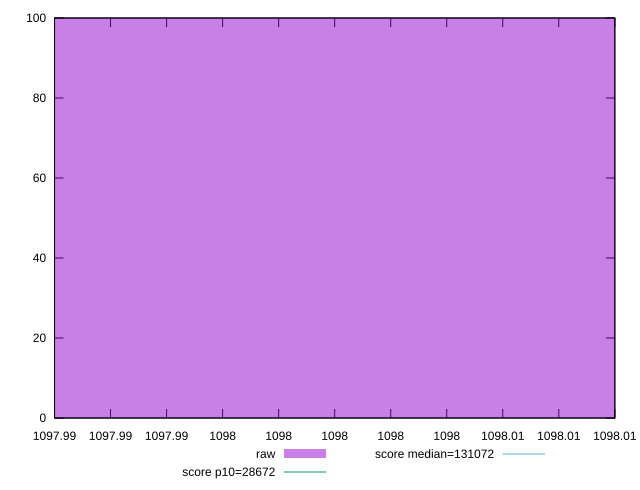

Generate this figure with gnuplot:
reset

$raw <<EOF
1098 100
EOF

set key outside below
set boxwidth 0.1
set xrange [1097.99:1098.01]
set yrange [0:100]
set trange [0:100]
set style fill transparent solid 0.5 noborder

set parametric
set terminal svg size 640, 490 enhanced background rgb 'white'
set output "report_00007_2020-12-11T15:55:29.892Z/uses-long-cache-ttl/samples/pages+cached+noexternal/raw/histogram.svg"

plot $raw title "raw" with boxes, \
     28672,t title "score p10=28672", \
     131072,t title "score median=131072"

reset
